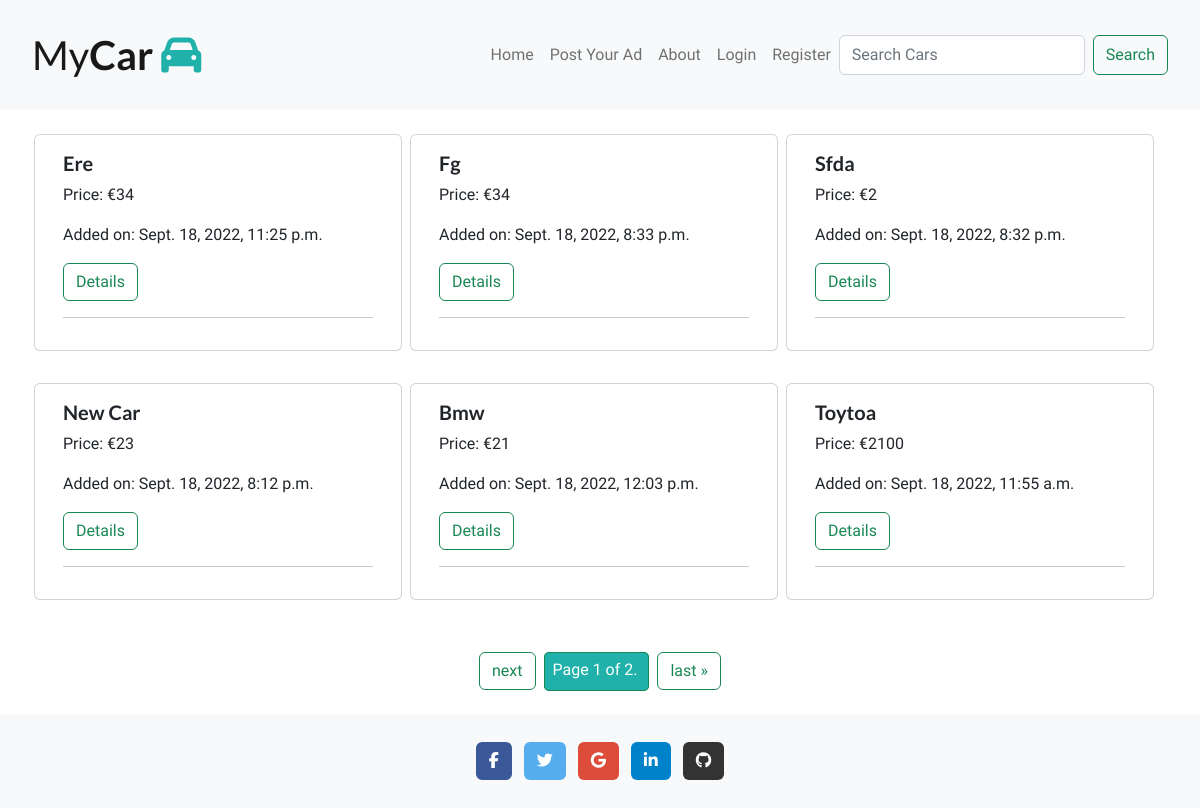
/, run on an earlier commit of the app's database.
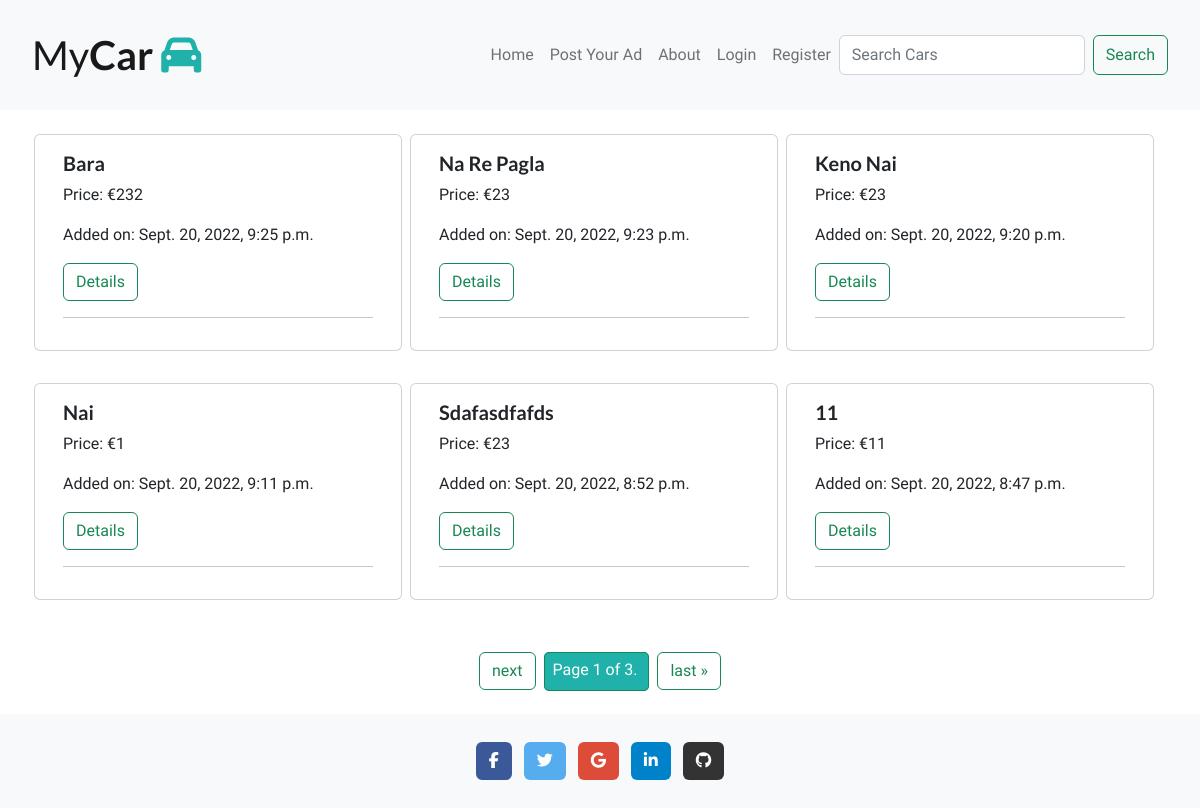
And on a later commit of the database.
### blog/models.py (models this page shows, shortened)
class PostAd(models.Model):
    title = models.CharField(max_length=200, unique=True)
    price = models.IntegerField(null=True)
    slug = models.SlugField(max_length=200, unique=True)
    author = models.ForeignKey(
        User, on_delete=models.CASCADE, related_name="blog_PostAds")
    created_on = models.DateTimeField(auto_now=True)
    updated_on = models.DateTimeField(auto_now=True)
    description = models.TextField(max_length=500)
    image = models.ImageField()
    year = models.DateField(auto_now=False)
    tax = models.DateField(auto_now=False)
    nct = models.DateField(auto_now=False)
    likes = models.ManyToManyField(
        User, related_name='blogpost_like', blank=True)
    class Meta:
        ordering = ["-created_on"]

### blog/views.py (the view)
# urls.py: path("", views.PostAdList.as_view(), name="home"),
class PostAdList(generic.ListView):
    model = PostAd
    queryset = PostAd.objects.order_by("-created_on")
    template_name = "index.html"
    paginate_by = 6

### templates/index.html (shortened to what this page needs)
{% extends "base.html" %}
{% block content %}
<div class="contaner-fluid">
    <div class="row">
        {% for post in object_list %}
        <div class="card m-1 " style="width: 23rem;">
            <div class="card-body">
                <h5 class="card-title ">{{ post.title | title }}</h5>
                <p class="card-text"> Price: €{{ post.price }}</p>
                <p class="card-text"> Added on: {{ post.created_on }}</p>
                <div>
                    <a class=" btn btn-outline-success button" href="{% url 'post_detail' post.slug %}">Details</a>
                </div>
                <hr />
            </div>
        </div>
        {% if forloop.counter|divisibleby:3%}
            </div>
            <br>
            <div class="row">
        {% endif %}
        {% endfor %}
    </div>
</div>
<br>
<div class="pagination justify-content-center">
    <span class="step-links">
        {% if page_obj.has_next %}
            <a class="btn btn-outline-success button" href="?page={{ page_obj.next_page_number }}">next</a>
            <span class="current">
                Page {{ page_obj.number }} of {{ page_obj.paginator.num_pages }}.
            </span>
            <a class="btn btn-outline-success button" href="?page={{ page_obj.paginator.num_pages }}">last &raquo;</a>
        {% endif %}
    </span>
</div>
{% endblock content %}

What changed in the data, as far as the page shows it:
no longer on this page (row unchanged): PostAd: title "Ere", price "34", created_on "Sept. 18, 2022, 11:25 p.m."
no longer on this page (row unchanged): PostAd: title "Fg", price "34", created_on "Sept. 18, 2022, 8:33 p.m."
no longer on this page (row unchanged): PostAd: title "Sfda", price "2", created_on "Sept. 18, 2022, 8:32 p.m."
no longer on this page (row unchanged): PostAd: title "New Car", price "23", created_on "Sept. 18, 2022, 8:12 p.m."
no longer on this page (row unchanged): PostAd: title "Bmw", price "21", created_on "Sept. 18, 2022, 12:03 p.m."
no longer on this page (row unchanged): PostAd: title "Toytoa", price "2100", created_on "Sept. 18, 2022, 11:55 a.m."
added PostAd: title "Bara", price "232", created_on "Sept. 20, 2022, 9:25 p.m."
added PostAd: title "Na Re Pagla", price "23", created_on "Sept. 20, 2022, 9:23 p.m."
added PostAd: title "Keno Nai", price "23", created_on "Sept. 20, 2022, 9:20 p.m."
added PostAd: title "Nai", price "1", created_on "Sept. 20, 2022, 9:11 p.m."
added PostAd: title "Sdafasdfafds", price "23", created_on "Sept. 20, 2022, 8:52 p.m."
added PostAd: title "11", price "11", created_on "Sept. 20, 2022, 8:47 p.m."
Also different on the page:
{{ page_obj.paginator.num_pages }}: "2" → "3"
